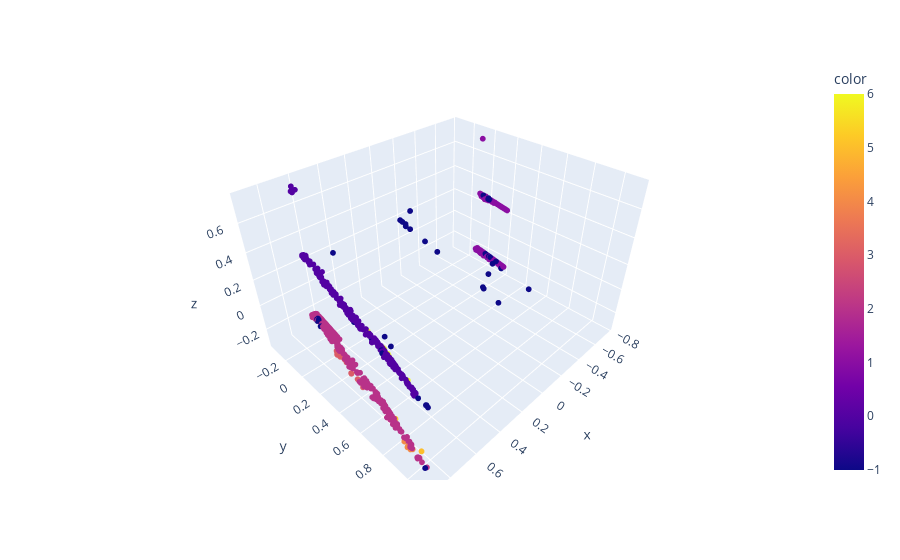

Notebook code cell kept with this figure:
### Code cell
from sklearn.decomposition import PCA

# Dimesionality reduction to 3
pca_model = PCA(n_components=3)
pca3=pca_model.fit(ctu13_sampled) # fit the model
pca3d = pca3.transform(ctu13_sampled) # transform the 'normalized model'


# 3d scatterplot using plotly 
import plotly.express as px

fig = px.scatter_3d(x=pca3d[:, 0],
                    y=pca3d[:, 1],
                    z=pca3d[:, 2],
                    color=db.labels_
                   )
fig.update_traces(marker=dict(size=2))
fig.show()

### Figure 1 — Plotly figure (JSON) as saved in the notebook; plotly's stock layout.template omitted (floating-point values rounded to 4 significant figures; data arrays with more than 128 entries replaced by an {"elided": "..."} marker saying what was removed)
{"data": [{"hovertemplate": "x=%{x}<br>y=%{y}<br>z=%{z}<br>color=%{marker.color}<extra></extra>", "legendgroup": "", "marker": {"color": {"elided": "5136 int values"}, "coloraxis": "coloraxis", "size": 2, "symbol": "circle"}, "mode": "markers", "name": "", "scene": "scene", "showlegend": false, "type": "scatter3d", "x": {"elided": "5136 float values"}, "y": {"elided": "5136 float values"}, "z": {"elided": "5136 float values"}}], "layout": {"coloraxis": {"colorbar": {"title": {"text": "color"}}, "colorscale": [[0, "#0d0887"], [0.1111, "#46039f"], [0.2222, "#7201a8"], [0.3333, "#9c179e"], [0.4444, "#bd3786"], [0.5556, "#d8576b"], [0.6667, "#ed7953"], [0.7778, "#fb9f3a"], [0.8889, "#fdca26"], [1, "#f0f921"]]}, "legend": {"tracegroupgap": 0}, "margin": {"t": 60}, "scene": {"domain": {"x": [0, 1], "y": [0, 1]}, "xaxis": {"title": {"text": "x"}}, "yaxis": {"title": {"text": "y"}}, "zaxis": {"title": {"text": "z"}}}}}
